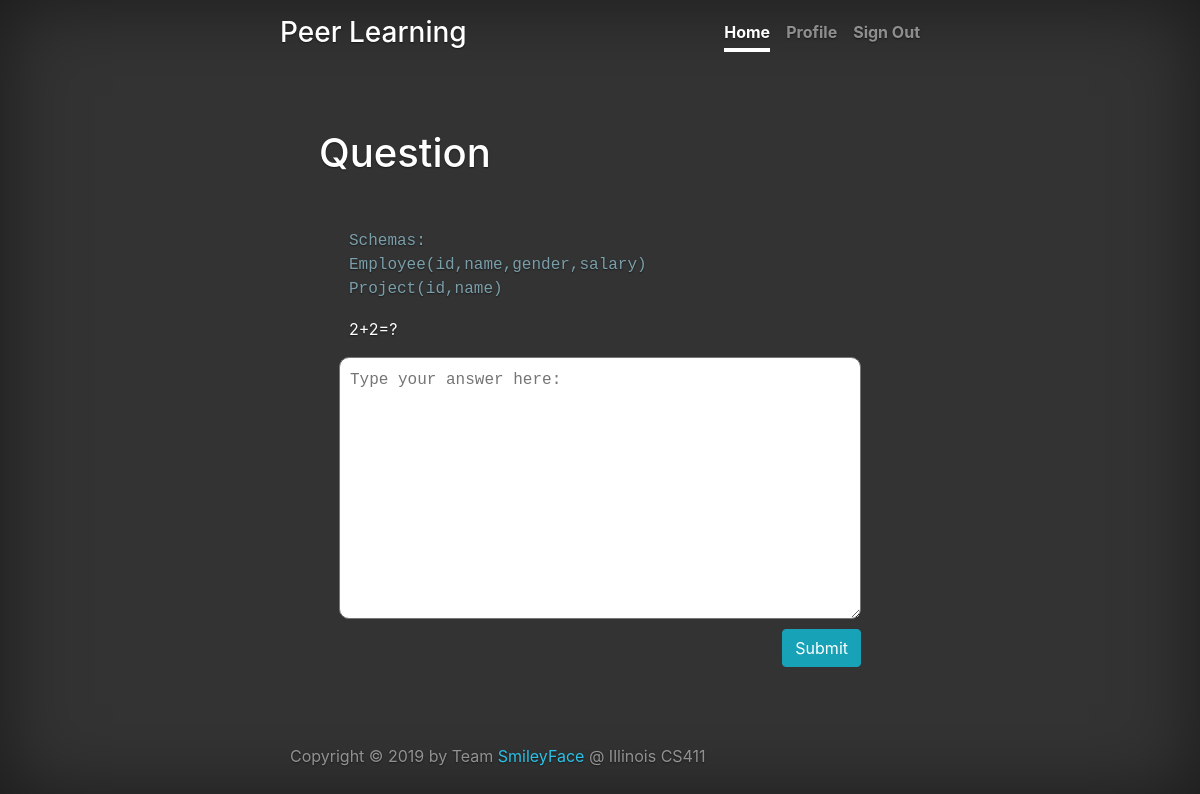
The page /dashboard/student/course/12345 on the database as committed earlier.
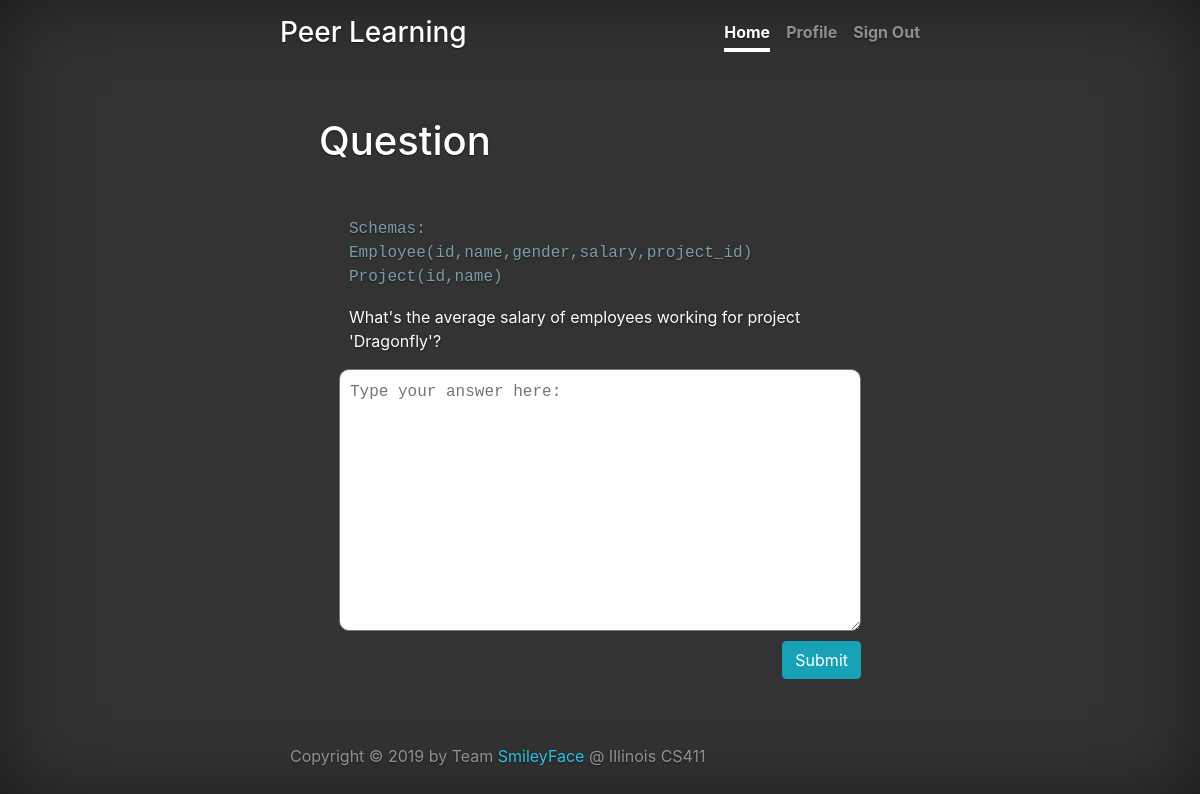
The same page on the database as committed later.
### application/models.py (models this page shows, shortened)
class Question(db.Model):
    id = db.Column(db.Integer, primary_key=True)
    CRN = db.Column(db.String(120), db.ForeignKey('course.CRN'))
    date = db.Column(db.Date())
    question = db.Column(db.String(300))
    schemas = db.Column(db.String(1000), nullable=True)

### application.py (the view, shortened to what this page needs)
@application.route('/dashboard/student/course/<CRN>', methods=['GET', 'POST'])
def student_question_page(CRN):
    if request.method == 'GET':
        try:
            active_question = db.session.execute(
                'SELECT q.id, q.question, q.schemas FROM question q WHERE id in '
                '(SELECT active_question FROM course '
                'WHERE CRN="%s")' % CRN).fetchone()
            db.session.close()
            return render_template("student_question_page.html", question=active_question)
        except Exception as e:
            return str(e)

### templates/student_question_page.html (shortened to what this page needs)
{% extends "base.html" %} {% import 'macros.html' as macros %}
{% set nav_tabs = [("Home", "/dashboard/student/courses"), ("Profile", "/dashboard/student/profile"), ("Sign Out", "/logout")] %}
{% set active_tab = "Home" %}
{% block content %}
<main role="main" class="inner cover">
  <div class="container-fluid">
    <h1 class="cover-heading">Question</h1>
    <br>
    {% if question is none %}
    <p>No question at this moment! :)</p>
    {% else %}
    <div style="margin:20; word-wrap: break-word;">
      {% if question[2] is not none %}
      <div style="color:#7a9fab;">
        <p style="font-family:monospace">Schemas:
          {% for schema in question[2].split("|") %}
          <br>{{schema}}
          {% endfor %}
        </p>
      </div>
      {% endif %}
      <p>{{question[1]}}</p>
      <form method="post">
        <textarea name="response" rows="10" placeholder="Type your answer here:">{{response}}</textarea> <br>
        <button type="submit" class="btn btn-info" style="float:right">Submit</button>
      </form>
    </div>
    {% endif %}
  </div>
</main>
{% endblock %}

Rows that differ between the two databases and show on the page:
no longer on this page (row unchanged): Question: question "2+2=?"
added Question: question "What's the average salary of employees working for project 'Dragonfly'?"
Other text that changed with them:
new list line: "Employee(id,name,gender,salary,project_id)"
list line gone: "Employee(id,name,gender,salary)"
